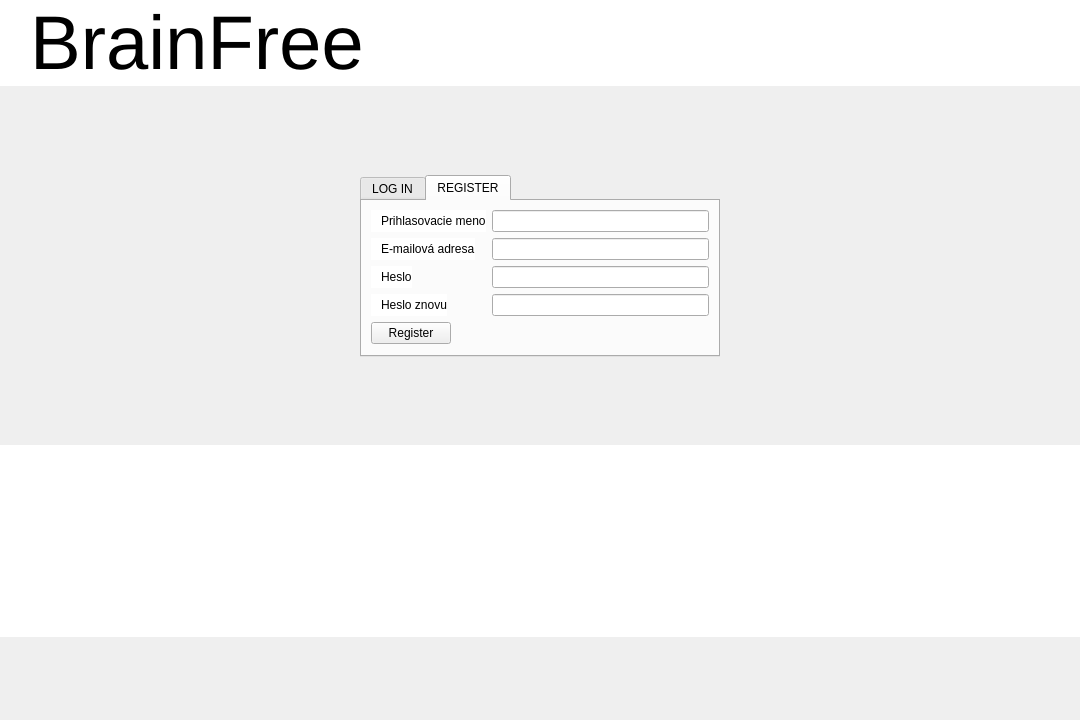
<?xml version="1.0" encoding="UTF-8"?>
<ui version="4.0">
 <class>MainWindow</class>
 <widget class="QMainWindow" name="MainWindow">
  <property name="geometry">
   <rect>
    <x>0</x>
    <y>0</y>
    <width>1080</width>
    <height>720</height>
   </rect>
  </property>
  <property name="sizePolicy">
   <sizepolicy hsizetype="Fixed" vsizetype="Fixed">
    <horstretch>0</horstretch>
    <verstretch>0</verstretch>
   </sizepolicy>
  </property>
  <property name="maximumSize">
   <size>
    <width>1080</width>
    <height>720</height>
   </size>
  </property>
  <property name="windowTitle">
   <string>MainWindow</string>
  </property>
  <property name="styleSheet">
   <string notr="true">
background-color: qlineargradient(spread:pad, x1:0, y1:0, x2:1, y2:0, stop:0 rgba(174, 145, 255, 255), stop:1 rgba(255, 145, 145, 255));

QStatusBar{
background-color: rgb(255, 255, 255);
}

</string>
  </property>
  <widget class="QWidget" name="main">
   <property name="sizePolicy">
    <sizepolicy hsizetype="Preferred" vsizetype="Preferred">
     <horstretch>0</horstretch>
     <verstretch>0</verstretch>
    </sizepolicy>
   </property>
   <property name="minimumSize">
    <size>
     <width>1080</width>
     <height>720</height>
    </size>
   </property>
   <property name="maximumSize">
    <size>
     <width>1084</width>
     <height>720</height>
    </size>
   </property>
   <property name="styleSheet">
    <string notr="true"/>
   </property>
   <layout class="QGridLayout" name="gridLayout">
    <property name="leftMargin">
     <number>0</number>
    </property>
    <property name="topMargin">
     <number>0</number>
    </property>
    <property name="rightMargin">
     <number>0</number>
    </property>
    <property name="bottomMargin">
     <number>0</number>
    </property>
    <item row="4" column="0">
     <spacer name="verticalSpacer_4">
      <property name="orientation">
       <enum>Qt::Vertical</enum>
      </property>
      <property name="sizeHint" stdset="0">
       <size>
        <width>20</width>
        <height>40</height>
       </size>
      </property>
     </spacer>
    </item>
    <item row="6" column="0">
     <spacer name="verticalSpacer_3">
      <property name="orientation">
       <enum>Qt::Vertical</enum>
      </property>
      <property name="sizeHint" stdset="0">
       <size>
        <width>20</width>
        <height>40</height>
       </size>
      </property>
     </spacer>
    </item>
    <item row="5" column="0">
     <widget class="QTextEdit" name="mottoText">
      <property name="enabled">
       <bool>true</bool>
      </property>
      <property name="cursor" stdset="0">
       <cursorShape>ArrowCursor</cursorShape>
      </property>
      <property name="styleSheet">
       <string notr="true">border: 0px;</string>
      </property>
      <property name="readOnly">
       <bool>true</bool>
      </property>
      <property name="html">
       <string>&lt;!DOCTYPE HTML PUBLIC &quot;-//W3C//DTD HTML 4.0//EN&quot; &quot;http://www.w3.org/TR/REC-html40/strict.dtd&quot;&gt;
&lt;html&gt;&lt;head&gt;&lt;meta name=&quot;qrichtext&quot; content=&quot;1&quot; /&gt;&lt;style type=&quot;text/css&quot;&gt;
p, li { white-space: pre-wrap; }
&lt;/style&gt;&lt;/head&gt;&lt;body style=&quot; font-family:'MS Shell Dlg 2'; font-size:7.8pt; font-weight:400; font-style:normal;&quot;&gt;
&lt;p align=&quot;center&quot; style=&quot; margin-top:0px; margin-bottom:0px; margin-left:0px; margin-right:0px; -qt-block-indent:0; text-indent:0px;&quot;&gt;&lt;span style=&quot; font-size:30pt; color:#ffffff;&quot;&gt;Manage your time&lt;br /&gt;effectively&lt;br /&gt;Keep your &lt;/span&gt;&lt;span style=&quot; font-size:30pt; font-weight:600; color:#ffffff;&quot;&gt;Brain Free&lt;/span&gt;&lt;/p&gt;&lt;/body&gt;&lt;/html&gt;</string>
      </property>
     </widget>
    </item>
    <item row="1" column="0">
     <spacer name="verticalSpacer_2">
      <property name="orientation">
       <enum>Qt::Vertical</enum>
      </property>
      <property name="sizeType">
       <enum>QSizePolicy::Expanding</enum>
      </property>
      <property name="sizeHint" stdset="0">
       <size>
        <width>20</width>
        <height>40</height>
       </size>
      </property>
     </spacer>
    </item>
    <item row="0" column="0">
     <widget class="QLabel" name="brainfreeTitle">
      <property name="font">
       <font>
        <pointsize>57</pointsize>
       </font>
      </property>
      <property name="styleSheet">
       <string notr="true">color:black;
background-color: rgb(255, 255, 255);</string>
      </property>
      <property name="text">
       <string>BrainFree</string>
      </property>
      <property name="textFormat">
       <enum>Qt::AutoText</enum>
      </property>
      <property name="alignment">
       <set>Qt::AlignLeading|Qt::AlignLeft|Qt::AlignVCenter</set>
      </property>
      <property name="margin">
       <number>0</number>
      </property>
      <property name="indent">
       <number>30</number>
      </property>
     </widget>
    </item>
    <item row="2" column="0">
     <layout class="QHBoxLayout" name="horizontalLayout">
      <property name="spacing">
       <number>7</number>
      </property>
      <item>
       <spacer name="horizontalSpacer">
        <property name="orientation">
         <enum>Qt::Horizontal</enum>
        </property>
        <property name="sizeHint" stdset="0">
         <size>
          <width>40</width>
          <height>20</height>
         </size>
        </property>
       </spacer>
      </item>
      <item>
       <widget class="QTabWidget" name="tabWidget">
        <property name="enabled">
         <bool>true</bool>
        </property>
        <property name="styleSheet">
         <string notr="true">background-color: rgb(255, 255, 255);
QLineEdit{
	background-color: rgb(255, 255, 255);
}
QLabel{
	background-color: rgb(255, 255, 255);
}
</string>
        </property>
        <property name="currentIndex">
         <number>1</number>
        </property>
        <widget class="QWidget" name="login">
         <attribute name="title">
          <string>LOG IN</string>
         </attribute>
         <layout class="QHBoxLayout" name="horizontalLayout_3">
          <item>
           <layout class="QFormLayout" name="loginFormatLayout">
            <item row="1" column="0">
             <widget class="QLabel" name="loginUserNameLabel">
              <property name="text">
               <string>Prihlasovacie meno</string>
              </property>
              <property name="indent">
               <number>10</number>
              </property>
             </widget>
            </item>
            <item row="1" column="1">
             <widget class="QLineEdit" name="loginUserName">
              <property name="styleSheet">
               <string notr="true"/>
              </property>
             </widget>
            </item>
            <item row="2" column="0">
             <widget class="QLabel" name="loginPasswordLabel">
              <property name="text">
               <string>Heslo</string>
              </property>
              <property name="indent">
               <number>10</number>
              </property>
             </widget>
            </item>
            <item row="2" column="1">
             <widget class="QLineEdit" name="loginPassword">
              <property name="styleSheet">
               <string notr="true"/>
              </property>
             </widget>
            </item>
            <item row="3" column="0">
             <widget class="QPushButton" name="loginBtn">
              <property name="text">
               <string>Log in</string>
              </property>
             </widget>
            </item>
           </layout>
          </item>
         </layout>
        </widget>
        <widget class="QWidget" name="register_2">
         <attribute name="title">
          <string>REGISTER</string>
         </attribute>
         <layout class="QHBoxLayout" name="horizontalLayout_2">
          <item>
           <layout class="QFormLayout" name="registerFormatLayout">
            <item row="3" column="0">
             <widget class="QLabel" name="registerEmailLabel">
              <property name="text">
               <string>E-mailová adresa</string>
              </property>
              <property name="indent">
               <number>10</number>
              </property>
             </widget>
            </item>
            <item row="3" column="1">
             <widget class="QLineEdit" name="registerEmail"/>
            </item>
            <item row="4" column="0">
             <widget class="QLabel" name="registerPasswordLabel">
              <property name="text">
               <string>Heslo</string>
              </property>
              <property name="indent">
               <number>10</number>
              </property>
             </widget>
            </item>
            <item row="4" column="1">
             <widget class="QLineEdit" name="registerPassword"/>
            </item>
            <item row="2" column="0">
             <widget class="QLabel" name="userNameLabel">
              <property name="text">
               <string>Prihlasovacie meno</string>
              </property>
              <property name="indent">
               <number>10</number>
              </property>
             </widget>
            </item>
            <item row="2" column="1">
             <widget class="QLineEdit" name="userNameLineEdit"/>
            </item>
            <item row="5" column="0">
             <widget class="QLabel" name="registerPasswordAgainLabel">
              <property name="text">
               <string>Heslo znovu</string>
              </property>
              <property name="indent">
               <number>10</number>
              </property>
             </widget>
            </item>
            <item row="5" column="1">
             <widget class="QLineEdit" name="registerPasswordAgain"/>
            </item>
            <item row="6" column="0">
             <widget class="QPushButton" name="registerBtn">
              <property name="text">
               <string>Register</string>
              </property>
             </widget>
            </item>
           </layout>
          </item>
         </layout>
        </widget>
       </widget>
      </item>
      <item>
       <spacer name="horizontalSpacer_2">
        <property name="orientation">
         <enum>Qt::Horizontal</enum>
        </property>
        <property name="sizeHint" stdset="0">
         <size>
          <width>40</width>
          <height>20</height>
         </size>
        </property>
       </spacer>
      </item>
     </layout>
    </item>
   </layout>
  </widget>
 </widget>
 <resources/>
 <connections/>
</ui>
